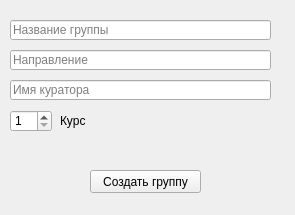
<?xml version="1.0" encoding="UTF-8"?>
<ui version="4.0">
 <class>Form</class>
 <widget class="QWidget" name="Form">
  <property name="geometry">
   <rect>
    <x>0</x>
    <y>0</y>
    <width>295</width>
    <height>215</height>
   </rect>
  </property>
  <property name="minimumSize">
   <size>
    <width>295</width>
    <height>215</height>
   </size>
  </property>
  <property name="maximumSize">
   <size>
    <width>295</width>
    <height>215</height>
   </size>
  </property>
  <property name="windowTitle">
   <string>Создать группу</string>
  </property>
  <property name="windowIcon">
   <iconset resource="source.qrc">
    <normaloff>:/icon/sources/icon.png</normaloff>:/icon/sources/icon.png</iconset>
  </property>
  <widget class="QLineEdit" name="groupName">
   <property name="geometry">
    <rect>
     <x>10</x>
     <y>20</y>
     <width>261</width>
     <height>20</height>
    </rect>
   </property>
   <property name="placeholderText">
    <string>Название группы</string>
   </property>
  </widget>
  <widget class="QLineEdit" name="direction">
   <property name="geometry">
    <rect>
     <x>10</x>
     <y>50</y>
     <width>261</width>
     <height>20</height>
    </rect>
   </property>
   <property name="placeholderText">
    <string>Направление</string>
   </property>
  </widget>
  <widget class="QLineEdit" name="CuratorName">
   <property name="geometry">
    <rect>
     <x>10</x>
     <y>80</y>
     <width>261</width>
     <height>20</height>
    </rect>
   </property>
   <property name="placeholderText">
    <string>Имя куратора</string>
   </property>
  </widget>
  <widget class="QLabel" name="textCourse">
   <property name="geometry">
    <rect>
     <x>60</x>
     <y>110</y>
     <width>101</width>
     <height>21</height>
    </rect>
   </property>
   <property name="text">
    <string>Курс</string>
   </property>
  </widget>
  <widget class="QSpinBox" name="course">
   <property name="geometry">
    <rect>
     <x>10</x>
     <y>110</y>
     <width>42</width>
     <height>22</height>
    </rect>
   </property>
   <property name="minimum">
    <number>1</number>
   </property>
   <property name="maximum">
    <number>6</number>
   </property>
   <property name="value">
    <number>1</number>
   </property>
  </widget>
  <widget class="QPushButton" name="createGroup">
   <property name="geometry">
    <rect>
     <x>90</x>
     <y>170</y>
     <width>111</width>
     <height>23</height>
    </rect>
   </property>
   <property name="cursor">
    <cursorShape>PointingHandCursor</cursorShape>
   </property>
   <property name="text">
    <string>Создать группу</string>
   </property>
  </widget>
 </widget>
 <resources>
  <include location="source.qrc"/>
 </resources>
 <connections/>
</ui>
